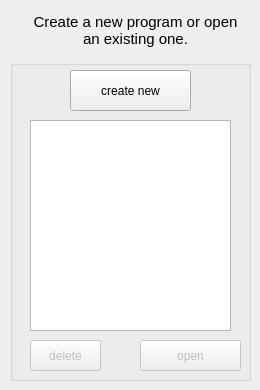
<?xml version="1.0" encoding="UTF-8"?>
<ui version="4.0">
 <class>startup</class>
 <widget class="QWidget" name="startup">
  <property name="geometry">
   <rect>
    <x>0</x>
    <y>0</y>
    <width>260</width>
    <height>390</height>
   </rect>
  </property>
  <property name="sizePolicy">
   <sizepolicy hsizetype="Fixed" vsizetype="Fixed">
    <horstretch>0</horstretch>
    <verstretch>0</verstretch>
   </sizepolicy>
  </property>
  <property name="minimumSize">
   <size>
    <width>260</width>
    <height>390</height>
   </size>
  </property>
  <property name="maximumSize">
   <size>
    <width>260</width>
    <height>390</height>
   </size>
  </property>
  <property name="windowTitle">
   <string>Startup Window</string>
  </property>
  <property name="windowIcon">
   <iconset resource="resources.qrc">
    <normaloff>:/resources/images/resources/favicon.jpg</normaloff>:/resources/images/resources/favicon.jpg</iconset>
  </property>
  <widget class="QGroupBox" name="groupBox_2">
   <property name="geometry">
    <rect>
     <x>10</x>
     <y>60</y>
     <width>241</width>
     <height>321</height>
    </rect>
   </property>
   <property name="title">
    <string/>
   </property>
   <widget class="QPushButton" name="openButton">
    <property name="enabled">
     <bool>false</bool>
    </property>
    <property name="geometry">
     <rect>
      <x>130</x>
      <y>280</y>
      <width>101</width>
      <height>31</height>
     </rect>
    </property>
    <property name="toolTip">
     <string>&lt;html&gt;&lt;head/&gt;&lt;body&gt;&lt;p&gt;Edit the selected program&lt;/p&gt;&lt;/body&gt;&lt;/html&gt;</string>
    </property>
    <property name="text">
     <string>open</string>
    </property>
    <property name="icon">
     <iconset resource="resources.qrc">
      <normaloff>:/resources/images/resources/images/Edit.png</normaloff>:/resources/images/resources/images/Edit.png</iconset>
    </property>
    <property name="shortcut">
     <string>Return</string>
    </property>
   </widget>
   <widget class="QListWidget" name="progList">
    <property name="geometry">
     <rect>
      <x>20</x>
      <y>60</y>
      <width>201</width>
      <height>211</height>
     </rect>
    </property>
    <property name="midLineWidth">
     <number>1</number>
    </property>
    <property name="autoScroll">
     <bool>true</bool>
    </property>
    <property name="showDropIndicator" stdset="0">
     <bool>true</bool>
    </property>
    <property name="dragEnabled">
     <bool>true</bool>
    </property>
    <property name="dragDropMode">
     <enum>QAbstractItemView::InternalMove</enum>
    </property>
    <property name="defaultDropAction">
     <enum>Qt::TargetMoveAction</enum>
    </property>
   </widget>
   <widget class="QPushButton" name="del">
    <property name="enabled">
     <bool>false</bool>
    </property>
    <property name="geometry">
     <rect>
      <x>20</x>
      <y>280</y>
      <width>71</width>
      <height>31</height>
     </rect>
    </property>
    <property name="toolTip">
     <string>&lt;html&gt;&lt;head/&gt;&lt;body&gt;&lt;p&gt;Delete the selected program. &lt;span style=&quot; font-weight:600;&quot;&gt;Forever&lt;/span&gt;&lt;/p&gt;&lt;/body&gt;&lt;/html&gt;</string>
    </property>
    <property name="text">
     <string>delete</string>
    </property>
    <property name="icon">
     <iconset resource="resources.qrc">
      <normaloff>:/resources/images/resources/images/recycle_bin.png</normaloff>:/resources/images/resources/images/recycle_bin.png</iconset>
    </property>
    <property name="iconSize">
     <size>
      <width>16</width>
      <height>16</height>
     </size>
    </property>
    <property name="shortcut">
     <string>Del</string>
    </property>
   </widget>
   <widget class="QPushButton" name="newButton">
    <property name="geometry">
     <rect>
      <x>60</x>
      <y>10</y>
      <width>121</width>
      <height>41</height>
     </rect>
    </property>
    <property name="toolTip">
     <string>&lt;html&gt;&lt;head/&gt;&lt;body&gt;&lt;p&gt;Create a new program&lt;/p&gt;&lt;/body&gt;&lt;/html&gt;</string>
    </property>
    <property name="text">
     <string>create new</string>
    </property>
    <property name="icon">
     <iconset resource="resources.qrc">
      <normaloff>:/resources/images/resources/images/plus.png</normaloff>
      <selectedoff>:/resources/images/resources/images/plus.png</selectedoff>:/resources/images/resources/images/plus.png</iconset>
    </property>
    <property name="iconSize">
     <size>
      <width>36</width>
      <height>36</height>
     </size>
    </property>
    <property name="shortcut">
     <string>Ctrl+N</string>
    </property>
    <property name="autoDefault">
     <bool>false</bool>
    </property>
   </widget>
  </widget>
  <widget class="QLabel" name="label">
   <property name="geometry">
    <rect>
     <x>30</x>
     <y>10</y>
     <width>211</width>
     <height>41</height>
    </rect>
   </property>
   <property name="font">
    <font>
     <pointsize>11</pointsize>
    </font>
   </property>
   <property name="frameShape">
    <enum>QFrame::NoFrame</enum>
   </property>
   <property name="lineWidth">
    <number>0</number>
   </property>
   <property name="text">
    <string>Create a new program or open an existing one.</string>
   </property>
   <property name="alignment">
    <set>Qt::AlignCenter</set>
   </property>
   <property name="wordWrap">
    <bool>true</bool>
   </property>
  </widget>
 </widget>
 <resources>
  <include location="resources.qrc"/>
 </resources>
 <connections/>
</ui>
